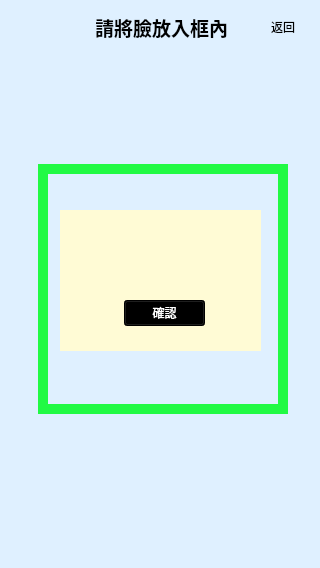
<?xml version="1.0" encoding="UTF-8"?>
<ui version="4.0">
 <class>Form</class>
 <widget class="QWidget" name="Form">
  <property name="geometry">
   <rect>
    <x>0</x>
    <y>0</y>
    <width>320</width>
    <height>568</height>
   </rect>
  </property>
  <property name="windowTitle">
   <string>Form</string>
  </property>
  <property name="styleSheet">
   <string notr="true">background-color: rgb(223, 240, 255);</string>
  </property>
  <widget class="QLabel" name="frame">
   <property name="geometry">
    <rect>
     <x>0</x>
     <y>56</y>
     <width>320</width>
     <height>521</height>
    </rect>
   </property>
   <property name="text">
    <string/>
   </property>
  </widget>
  <widget class="QPushButton" name="returnButton">
   <property name="geometry">
    <rect>
     <x>246</x>
     <y>11</y>
     <width>74</width>
     <height>32</height>
    </rect>
   </property>
   <property name="text">
    <string>返回</string>
   </property>
   <property name="icon">
    <iconset>
     <normaloff>../media/Group.png</normaloff>../media/Group.png</iconset>
   </property>
   <property name="flat">
    <bool>true</bool>
   </property>
  </widget>
  <widget class="QLabel" name="status_text">
   <property name="geometry">
    <rect>
     <x>96</x>
     <y>12</y>
     <width>131</width>
     <height>30</height>
    </rect>
   </property>
   <property name="font">
    <font>
     <family>Roboto</family>
     <pointsize>14</pointsize>
     <weight>75</weight>
     <bold>true</bold>
    </font>
   </property>
   <property name="text">
    <string>請將臉放入框內</string>
   </property>
   <property name="alignment">
    <set>Qt::AlignCenter</set>
   </property>
  </widget>
  <widget class="QLabel" name="green_frame">
   <property name="geometry">
    <rect>
     <x>38</x>
     <y>164</y>
     <width>250</width>
     <height>250</height>
    </rect>
   </property>
   <property name="styleSheet">
    <string notr="true">border:10px solid #21FA44;
background-color: rgb(255, 255, 255,0);</string>
   </property>
   <property name="text">
    <string/>
   </property>
  </widget>
  <widget class="QWidget" name="success_widget" native="true">
   <property name="geometry">
    <rect>
     <x>60</x>
     <y>210</y>
     <width>201</width>
     <height>141</height>
    </rect>
   </property>
   <property name="styleSheet">
    <string notr="true">background-color: rgb(255, 251, 213);
</string>
   </property>
   <widget class="QLabel" name="alert_text">
    <property name="geometry">
     <rect>
      <x>20</x>
      <y>30</y>
      <width>161</width>
      <height>41</height>
     </rect>
    </property>
    <property name="font">
     <font>
      <family>Roboto</family>
      <pointsize>16</pointsize>
      <weight>75</weight>
      <bold>true</bold>
     </font>
    </property>
    <property name="text">
     <string/>
    </property>
    <property name="alignment">
     <set>Qt::AlignCenter</set>
    </property>
   </widget>
   <widget class="QPushButton" name="comfirmButton">
    <property name="geometry">
     <rect>
      <x>64</x>
      <y>90</y>
      <width>81</width>
      <height>26</height>
     </rect>
    </property>
    <property name="styleSheet">
     <string notr="true">color: rgb(255, 255, 255);
background-color: rgb(0, 0, 0);</string>
    </property>
    <property name="text">
     <string>確認</string>
    </property>
   </widget>
  </widget>
 </widget>
 <resources/>
 <connections/>
</ui>
